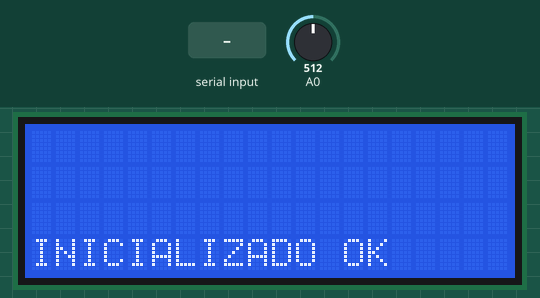
This sketch was run on a simulated Arduino Uno, built with avr-gcc and run on an emulated ATmega328P. Shown: 20×4 character LCD. The test bench sets the inputs (shaded band); at power-on: A0 = 512. Random numbers use the default seed unless the sketch sets one; what the sketch prints to the serial monitor is not drawn.

Above: at 1.2 s.
1.3 s: "a90\n" received over Serial
At 1.9 s:
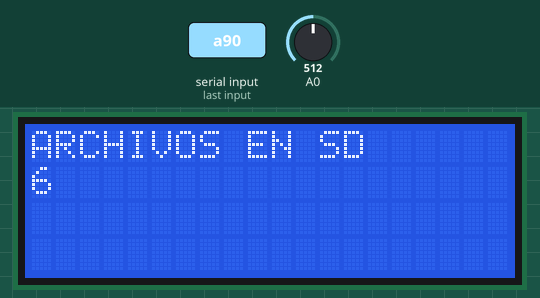
2.8 s: "b90\n" received over Serial
At 3.1 s:
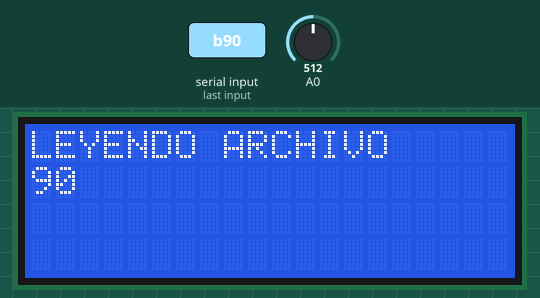
4.3 s: "c90\n" received over Serial
At 5.5 s:
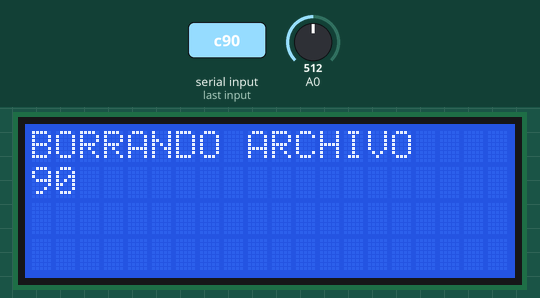
5.8 s: "e90\n" received over Serial
At 7.0 s:
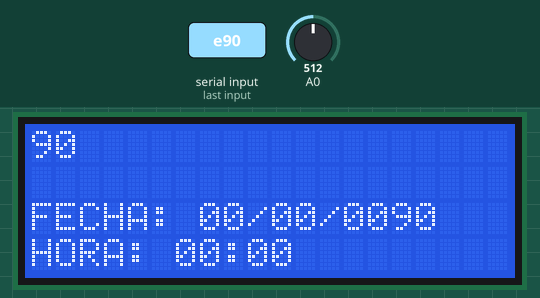
7.3 s: "z\n" received over Serial
At 8.5 s:
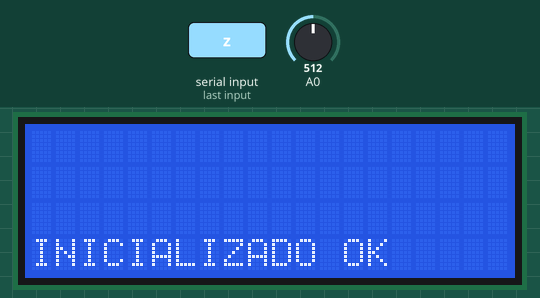
8.8 s: "a,45\n" received over Serial
At 10.1 s:
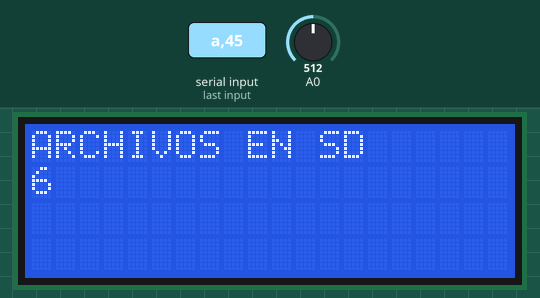
Timing chart, 0 to 11.3 s (numbered marks = the images above; inputs shaded):
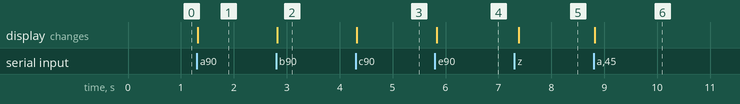

Measured:
- after the input at 1.3 s, the display: changes at once (image 1)
- after the input at 2.8 s, the display: changes at once (image 2)
- after the input at 4.3 s, the display: changes at once (image 3)
- after the input at 5.8 s, the display: changes at once (image 4)
- after the input at 7.3 s, the display: changes after 0.08 s (image 5)
- after the input at 8.8 s, the display: changes at once (image 6)

The sketch:

emulador.ino
```cpp
/*
* Emulador de registrador
* Autor: Matias Micheletto
* Inst: INTA-DIEC
* Fecha: Mayo 2025
*/

/**** Librerias ****/
#include <Wire.h> // No se requiere con librerias instaladas con sus dependencias
#include "LiquidCrystal_I2C.h"


// Constantes LCD
#define LCD_ADDR 0x27 // Puede ser 0x3F
#define LCD_COLS 20 // Columnas display LCD
#define LCD_ROWS 4 // Filas display LCD

// Constates archivos
#define LOGFILE_NAME_PREFIX "LOG_" // Prefijo para los nombres de los registros

// Constantes comunicacion
#define BAUDRATE 19200 // Velocidad de comunicacion serie
// Indicadores de fin de transmision (se usan desde el software para parsear datos serie)
#define LIST_ACK "%%EOL%%" // Listado de archivos
#define FILE_ACK "##EOF##" // Lectura de archivo
#define DEL_ACK "$$EOD$$" // Borrar registro
#define A_READ_ACK "&&EOW&&" // Lectura de entradas analogicas
#define D_READ_ACK "**EOQ**" // Lectura de entradas digitales


LiquidCrystal_I2C lcd(LCD_ADDR, LCD_COLS, LCD_ROWS); // Inicializar display


void lcdPrint(const uint8_t col, const uint8_t row, const char text[], const bool clc = false){
    // Imprimir texto por display LCD
    if(clc) lcd.clear();
    lcd.setCursor(col % LCD_COLS, row % LCD_ROWS); // Div entera para no superar limites
    lcd.print(text);
}

void setup(){ // Inicializacion del datalogger
    randomSeed(analogRead(0));

    // Inicializar librerias
    Serial.begin(BAUDRATE);
    Wire.begin();

    lcd.init(); // Inicializar #display
    lcd.backlight(); // Encender backlight #display
    lcdPrint(0,3,"INICIALIZADO OK", false);
}

void printTwoDigits(int number) {
    if (number < 10) Serial.print("0");
    Serial.print(number);
}

void printRandomFileName() {
    int year = random(2000, 2030);
    int month = random(1, 13);
    int day = random(1, 29);
    int hour = random(0, 24);
    int minute = random(0, 60);
    int second = random(0, 60);

    // Print formatted string
    Serial.print(year);
    Serial.print("_");
    printTwoDigits(month);
    Serial.print("_");
    printTwoDigits(day);
    Serial.print("_");
    printTwoDigits(hour);
    Serial.print("_");
    printTwoDigits(minute);
    Serial.print("_");
    printTwoDigits(second);
    Serial.print(".txt");
}

void dumpFile() {
    printRandomFileName();
    Serial.println("");
    const int numLines = random(10,20); // Cantidad de lineas a enviar
    for(int i = 0; i < numLines; i++){
        Serial.print(i);
        for(int j = 0; j < 4; j++){
            Serial.print(" ");
            Serial.print(random(0, 1023));
        }
        for(int j = 0; j < 5; j++){
            Serial.print(" ");
            Serial.print(random(0, 100));
        }
        Serial.println();
    }
}

void serialEvent(){ // Interrupcion de puerto serie
    if(Serial.available()){
        String input = Serial.readStringUntil('\n');
        if (input.length() == 0) return;
        char command = input.charAt(0);
        String arg = input.substring(1);  // The rest of the command, if any
        /*
        Serial.print("Received: ");
        Serial.print(command);
        Serial.print(" - Command: ");
        Serial.println(arg);
        */
        switch(command){
            case 'a': {// Solicitud de lista de archivos
                int filesCnt = random(1, 100);
                lcdPrint(0, 0, "ARCHIVOS EN SD", true);
                lcdPrint(0, 1, String(filesCnt).c_str(), false);
                for(int i = 0; i < filesCnt; i++){
                    Serial.print(LOGFILE_NAME_PREFIX);
                    Serial.print(i);
                    Serial.print(" ");
                    printRandomFileName();
                    Serial.print(" ");
                    Serial.print(random(0, 100));
                    Serial.println();
                }
                Serial.println(LIST_ACK);
                return;
            }
            case 'b': { // Solicitud de archivo
                //arg = Serial.readStringUntil('\n'); // Leer argumento
                lcdPrint(0, 0, "LEYENDO ARCHIVO", true);
                lcdPrint(0, 1, arg.c_str(), false);
                dumpFile();
                Serial.println(FILE_ACK);
                return;
            }
            case 'c':{ // Solicitud para borrar archivo
                //arg = Serial.readStringUntil('\n'); // Leer argumento
                // Imprimir por lcd
                lcdPrint(0, 0, "BORRANDO ARCHIVO", true);
                lcdPrint(0, 1, arg.c_str(), false);
                Serial.println(DEL_ACK);
                return;
            }
            case 'e':{ // Solicitud para ajustar hora
                //arg = Serial.readStringUntil('\n'); // Leer argumento
                // Formato de arg debe ser: aaaammddhhmmss

                lcdPrint(0, 0, arg.c_str(), true);

                int date[6];
                date[0] = arg.substring(0,4).toInt();   // year
                date[1] = arg.substring(4,6).toInt();   // month
                date[2] = arg.substring(6,8).toInt();   // day
                date[3] = arg.substring(8,10).toInt();  // hour
                date[4] = arg.substring(10,12).toInt(); // minute
                date[5] = arg.substring(12,14).toInt(); // second

                char currentDate[20];
                char currentTime[20];
                sprintf(currentDate, "FECHA: %02d/%02d/%04d", date[2], date[1], date[0]);
                sprintf(currentTime, "HORA: %02d:%02d", date[3], date[4]);

                lcdPrint(0, 2, currentDate, false);
                lcdPrint(0, 3, currentTime, false);
                return;
            }
            case 'r':{ // Solicitud de valores de pines analogicos
                Serial.println(random(0, 1023));
                Serial.println(random(0, 1023));
                Serial.println(random(0, 1023));
                Serial.println(random(0, 1023));
                Serial.println(A_READ_ACK);
                return;
            }
            case 's':{ // Solicitud de valores de contadores de pulso
                Serial.println(random(1, 1000));
                Serial.println(random(1, 1000));
                Serial.println(random(1, 1000));
                Serial.println(random(1, 1000));
                Serial.println(random(1, 1000));
                Serial.println(D_READ_ACK);
                return;
            }
            case 'z':{ // Solicitud de reinicio de la placa
                asm("jmp 0x0000");
                return;
            }
            default:
                return;
        }
    }
}

void loop(){}
```
